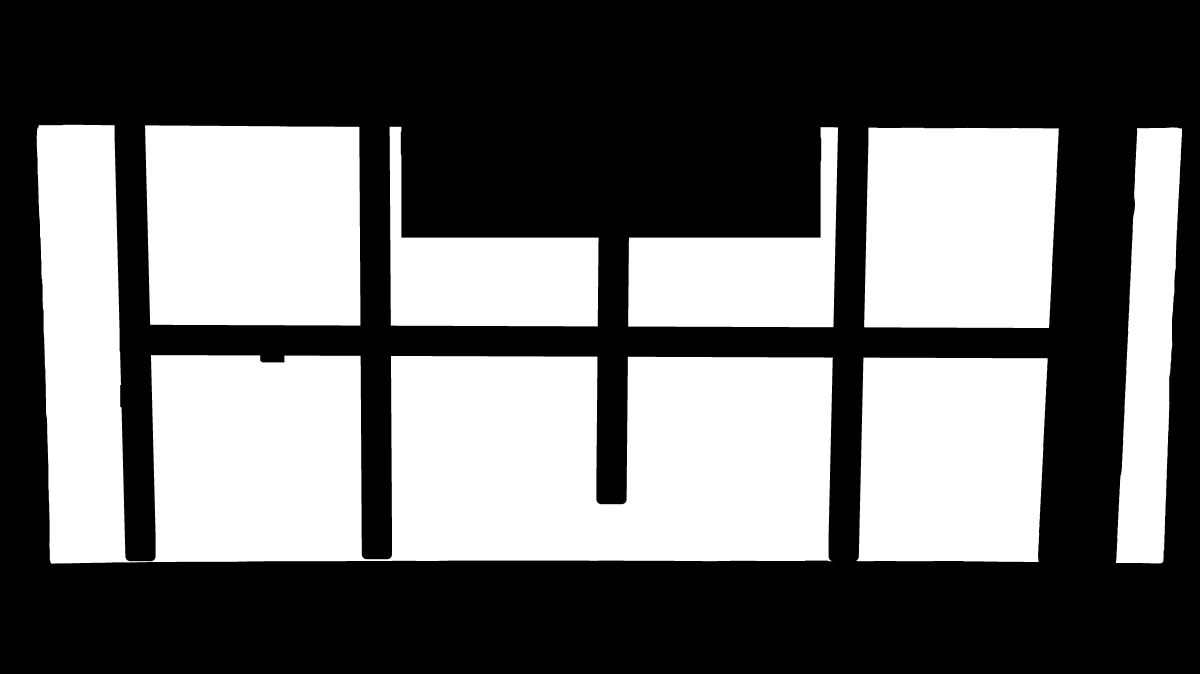
#> input picture 2_4_image_processing/masks/06_generated_mask_fat_plus.jpg, 6000 x 3368 px, found by its file name (shown at 1/5 size)
$ jupyter execute --allow-errors compareFPFN.ipynb
#> lines starting #> are read from the running program, lines starting #| are printed output that depends on the picture
### image_processing/modules_segmentation.py
import cv2
import numpy as np
import matplotlib.pyplot as plt
import os
import math

# function for visual feedback
# not necessary for processing

# [67 lines left out: functions show, draw_corners, draw_bounding_boxes, yolo_labels_to_rectangles, check_h_line, not called in this run]

    #functions for aligning empty image with grid and image with objects to cancel out the grid

def create_binary_mask(image):
    '''
    binary masking with manual set threshold (yellow)
    '''
    lower_yellow = np.array([20, 100, 100])
    upper_yellow = np.array([30, 255, 255])
    hsv = cv2.cvtColor(image, cv2.COLOR_BGR2HSV)
    mask = cv2.inRange(hsv, lower_yellow, upper_yellow)
    return mask


def find_contour(image):
    '''
    find the largest contour, which is the YST
    '''
    mask = create_binary_mask(image)
    contours, _ = cv2.findContours(mask, cv2.RETR_EXTERNAL, cv2.CHAIN_APPROX_SIMPLE)
    return max(contours, key=cv2.contourArea)

# [299 lines left out: functions is_upside_orientated, find_corners, order_corners, grow_mask, get_midpoint, get_h_mid and 8 more, not called in this run]

### development/compareFPFN.ipynb
[cell 1]
import json
import cv2
import os
import matplotlib.pyplot as plt
import numpy as np
import sys
from collections import defaultdict
sys.path.append("/user/christoph.wald/u15287/insect_pest_detection/modules")
from modules_segmentation import *

[cell 2]
# function to compute if a box is covered by the mask (with a threshold)

# [28 lines left out: function compute_mask_coverage, not called in this run]

#function to adapt the mask to an inidivual image

def get_mask(image_file):
    image_folder = "/user/christoph.wald/u15287/big-scratch/02_splitted_data/train_labeled/split/images/val"
    #Load image file
    print(f"Loading {image_file}")
    image = cv2.imread(os.path.join(image_folder, image_file))

    #find YST contour of image
    imageYST = find_contour(image)

    #save cropped image
    x, y, w, h = cv2.boundingRect(imageYST)


    #find corners if possible, if not skip the image
    imagecorners = find_corners(image, imageYST)
    if len(imagecorners) == 0:
        print(f"No YST found for {image_file}")
        return None

    #find transformation
    H, _ = cv2.findHomography(gridcorners, imagecorners, cv2.RANSAC)

    #first transformation:
    mask = cv2.warpPerspective(processed_mask, H, (image.shape[1], image.shape[0]))

    #transform midline of mask as above
    h_line_pts = mask_h_line.reshape(-1,1,2)
    h_line_pts_warped = cv2.perspectiveTransform(h_line_pts, H)
    x1w, y1w, x2w, y2w = h_line_pts_warped.reshape(-1).astype(np.int32)
    mask_h = (x1w, y1w, x2w, y2w)

    #second transformation: correct vertical misalignment
    image_h = get_h_mid(create_binary_mask(image))
    dy = get_midpoint(image_h)- get_midpoint(mask_h)
    print (dy)
    if abs(dy) > 500:
        print(f"Skipped vertical alignment, wrong horizontal line with offset {dy}")
    else:
        H, W = mask.shape[:2]
        M = np.float32([[1, 0, 0], [0, 1, dy]])  # translation matrix
        mask= cv2.warpAffine(mask, M, (W, H), borderValue=255)  # white background
    return mask[y:y+h, x:x+w]

[cell 3]
model_number = 14

# load the results of a training

with open(f"/user/christoph.wald/u15287/insect_pest_detection/2_5_self_training/metrics/train{model_number}_val_set/results.json", "r") as f:
#> (reads 2_5_self_training/results.json from the repository)
    data = json.load(f)

'''
#boxes in xyxy-format
print(data[0]["filename"])
box = data[0]["false_negatives"]["boxes"][1]
box
'''

#set image folder and load the mask
image_folder = "/user/christoph.wald/u15287/big-scratch/02_splitted_data/train_labeled/split/images/val"
label_folder = "/user/christoph.wald/u15287/big-scratch/02_splitted_data/train_labeled/split/labels/val"
image_files = os.listdir(image_folder)

processed_mask = cv2.imread(
    "/user/christoph.wald/u15287/insect_pest_detection/2_4_image_processing/masks/06_generated_mask_fat_plus.jpg",
    cv2.IMREAD_GRAYSCALE
)
#> processed_mask is the input picture: shape (3368, 6000); min 0, max 255, mean 106.3

gridcorners = np.load("/user/christoph.wald/u15287/insect_pest_detection/2_4_image_processing/masks/gridcorners.npy")
#> (reads 2_4_image_processing/masks/gridcorners.npy from the repository)
mask_h_line = np.load("/user/christoph.wald/u15287/insect_pest_detection/2_4_image_processing/masks/mask_h_line.npy")
#> (reads 2_4_image_processing/masks/mask_h_line.npy from the repository)

[cell 4]
#per class results

# Initialize per-class counters
stats = defaultdict(lambda: {"true": 0, "false": 0, "unchecked": 0})

#> (the rest of this cell did not finish here and is left out)


    if mask is None:
        stats[cls]["unchecked"] += len(r)
        continue
    '''
    if f in files_rotated:
        print(f"Rotate mask for {f}")
        mask = cv2.rotate(mask, cv2.ROTATE_180)
    '''

    overlaps = compute_mask_coverage(mask, r)

    stats[cls]["true"] += sum(1 for _, _, val in overlaps if val)
    stats[cls]["false"] += sum(1 for _, _, val in overlaps if not val)

# Print per-class results
for cls, counts in stats.items():
    print(f"\nClass: {cls}")
    print(f"  True:      {counts['true']}")
    print(f"  False:     {counts['false']}")
    print(f"  Unchecked: {counts['unchecked']}")

# Optional: total summary
total_true = sum(c["true"] for c in stats.values())
total_false = sum(c["false"] for c in stats.values())
total_unchecked = sum(c["unchecked"] for c in stats.values())

print("\nOverall totals:")
print(f"  True:      {total_true}")
print(f"  False:     {total_false}")
print(f"  Unchecked: {total_unchecked}")

[cell 5]
stats

#> (a cell that did not finish here is left out)

[cell 7]
# [19 lines left out: function add_row_fn, not called in this run]

[cell 8]
#per class results
image_folder = "/user/christoph.wald/u15287/big-scratch/02_splitted_data/train_labeled/SSL/02_images_rotated"

# Initialize per-class counters
stats = defaultdict(lambda: {"true": 0, "false": 0, "unchecked": 0})

#> (the rest of this cell did not finish here and is left out)


    if mask is None:
        stats[cls]["unchecked"] += len(r)
        continue

    if f in files_rotated:
        print(f"Rotate mask for {f}")
        mask = cv2.rotate(mask, cv2.ROTATE_180)

    overlaps = compute_mask_coverage(mask, r, threshold = 1.0)

    stats[cls]["true"] += sum(1 for _, _, val in overlaps if val)
    stats[cls]["false"] += sum(1 for _, _, val in overlaps if not val)

# Print per-class results
for cls, counts in stats.items():
    print(f"\nClass: {cls}")
    print(f"  True:      {counts['true']}")
    print(f"  False:     {counts['false']}")
    print(f"  Unchecked: {counts['unchecked']}")

# Optional: total summary
total_true = sum(c["true"] for c in stats.values())
total_false = sum(c["false"] for c in stats.values())
total_unchecked = sum(c["unchecked"] for c in stats.values())

print("\nOverall totals:")
print(f"  True:      {total_true}")
print(f"  False:     {total_false}")
print(f"  Unchecked: {total_unchecked}")

[cell 9]
stats

[cell 10]
# [19 lines left out: function add_row_fp, not called in this run]

#subtract the false negatives correlated to masking
#> (the rest of this cell did not finish here and is left out)

### for individual images

[cell 11]
#get the mask for an image and rotate it back if original image was rotated
f = data[0]["filename"]
#> (the rest of this cell did not finish here and is left out)

if f in files_rotated:
    print("Rotate mask")
    mask = cv2.rotate(mask, cv2.ROTATE_180)
rgb_image = cv2.cvtColor(mask, cv2.COLOR_BGR2RGB)
plt.imshow(rgb_image)
plt.axis("off")
plt.show()

[cell 12]
#compute which rectangles are overlapping with the mask
r = data[1]["false_negatives"]["boxes"]
#> (the rest of this cell did not finish here and is left out)

[cell 13]
#plot rectangles on image
#green: on mask, red: not (remains false negative)
image_folder = "/user/christoph.wald/u15287/big-scratch/02_splitted_data/train_labeled/split/images/val"
img_copy = cv2.imread(os.path.join(image_folder, f))
#> (the rest of this cell did not finish here and is left out)

[cell 14]
#same for masked image
image_folder = "/user/christoph.wald/u15287/big-scratch/02_splitted_data/train_labeled/split/images/val"
img_copy = cv2.imread(os.path.join(image_folder, f))
#> (the rest of this cell did not finish here and is left out)

[cell 15]
#get the mask for an image and rotate it back if original image was rotated
image_folder = "/user/christoph.wald/u15287/big-scratch/02_splitted_data/test_set/SSL/02_images_rotated"
i = 10
f = data[i]["filename"]
#> (the rest of this cell did not finish here and is left out)

if f in files_rotated:
    print("Rotate mask")
    mask = cv2.rotate(mask, cv2.ROTATE_180)
rgb_image = cv2.cvtColor(mask, cv2.COLOR_BGR2RGB)
plt.imshow(rgb_image)
plt.axis("off")
plt.show()
#compute which rectangles are overlapping with the mask
r = data[i]["false_positives"]["boxes"]
overlaps = compute_mask_coverage(mask, r, threshold = 1.0)
#plot rectangles on image
#green: on mask, red: not (remains false negative)
image_folder = "/user/christoph.wald/u15287/big-scratch/02_splitted_data/test_set/images"
img_copy = cv2.imread(os.path.join(image_folder, f))
for i, box in enumerate(r):
    x1,y1,x2,y2 = map (int, box)
    if overlaps[i][2]:
        cv2.rectangle(img_copy, (x1, y1), (x2,y2), color=(0, 255, 0), thickness=2)
    else:
        cv2.rectangle(img_copy, (x1, y1), (x2,y2), color=(0, 0, 255), thickness=2)

img_rgb = cv2.cvtColor(img_copy, cv2.COLOR_BGR2RGB)
plt.imshow(img_rgb)
plt.axis("off")
plt.show()
#same for masked image
image_folder = "/user/christoph.wald/u15287/big-scratch/02_splitted_data/test_set/SSL/03_images_masked"
img_copy = cv2.imread(os.path.join(image_folder, f))
if f in files_rotated:
    img_copy = cv2.rotate(img_copy, cv2.ROTATE_180)

for i, box in enumerate(r):
    x1,y1,x2,y2 = map (int, box)
    if overlaps[i][2]:
        cv2.rectangle(img_copy, (x1, y1), (x2,y2), color=(0, 255, 0), thickness=5)
    else:
        cv2.rectangle(img_copy, (x1, y1), (x2,y2), color=(0, 0, 255), thickness=5)

cv2.imwrite("false_positives_on_mask.jpg",img_copy)
img_rgb = cv2.cvtColor(img_copy, cv2.COLOR_BGR2RGB)
plt.imshow(img_rgb)
plt.axis("off")
plt.show()
print(overlaps)

### Finding Saturation difference in TRIAVA TP/FN

[cell 16]
# [30 lines left out: functions mean_hsv_otsu, mean_hsv_box, not called in this run]

[cell 17]
f = "TRIAVA_0058.jpg"
f = "TRIAVA_0345.jpg"
for item in data:
    if item["filename"] == f:
        result = item
        break
item

[cell 18]
fn = item["false_negatives"]["boxes"]
tp = item["true_positives"]["boxes"]
fn

[cell 19]
import cv2
import numpy as np

def mean_hsv_box(box, img):
    """Compute mean (H, S, V) inside a bounding box."""
    x1, y1, x2, y2 = map(int, box)
    roi = img[y1:y2, x1:x2]

    if roi.size == 0:
        return (np.nan, np.nan, np.nan)

    hsv = cv2.cvtColor(roi, cv2.COLOR_BGR2HSV)

    mean_h = float(np.mean(hsv[:, :, 0]))
    mean_s = float(np.mean(hsv[:, :, 1]))
    mean_v = float(np.mean(hsv[:, :, 2]))

    return (mean_h, mean_s, mean_v)


img = cv2.imread(os.path.join(
        #"/user/christoph.wald/u15287/big-scratch/02_splitted_data/test_set/images", f
        "/user/christoph.wald/u15287/big-scratch/02_splitted_data/train_labeled/split/images/val", f
    ))
#> (the rest of this cell did not finish here and is left out)

[cell 20]
import matplotlib.pyplot as plt
import numpy as np
import seaborn as sns

# fn_hsv and tp_hsv should be lists of (H, S, V) tuples
#> (the rest of this cell did not finish here and is left out)

[cell 21]
tp_s_means = []
tp_v_means = []
tp_h_means = []
fn_s_means = []
fn_v_means = []
fn_h_means = []

#> (the rest of this cell did not finish here and is left out)

[cell 22]
import matplotlib.pyplot as plt
import seaborn as sns
import numpy as np

# Convert to numpy arrays and remove NaNs (if any)
tp_h = np.array(tp_h_means)
#> tp_h = empty array
tp_s = np.array(tp_s_means)
tp_v = np.array(tp_v_means)
fn_h = np.array(fn_h_means)
fn_s = np.array(fn_s_means)
fn_v = np.array(fn_v_means)

# Remove NaN entries
tp_mask = ~np.isnan(tp_h) & ~np.isnan(tp_s) & ~np.isnan(tp_v)
#> tp_mask = empty array
fn_mask = ~np.isnan(fn_h) & ~np.isnan(fn_s) & ~np.isnan(fn_v)

tp_h, tp_s, tp_v = tp_h[tp_mask], tp_s[tp_mask], tp_v[tp_mask]
#> tp_s = empty array; tp_v = empty array
fn_h, fn_s, fn_v = fn_h[fn_mask], fn_s[fn_mask], fn_v[fn_mask]

# --- HISTOGRAM COMPARISON FOR EACH HSV CHANNEL ---
fig, axes = plt.subplots(1, 3, figsize=(15, 4))

axes[0].hist(fn_h, bins=30, alpha=0.6, label="False Negatives", density=True)
axes[0].hist(tp_h, bins=30, alpha=0.6, label="True Positives", density=True)
axes[0].set_title("Hue (H)")
axes[0].set_xlabel("Hue (0–179)")
axes[0].legend()
axes[0].grid(True, alpha=0.3)

axes[1].hist(fn_s, bins=30, alpha=0.6, label="False Negatives", density=True)
axes[1].hist(tp_s, bins=30, alpha=0.6, label="True Positives", density=True)
axes[1].set_title("Saturation (S)")
axes[1].set_xlabel("Saturation")
axes[1].legend()
axes[1].grid(True, alpha=0.3)

axes[2].hist(fn_v, bins=30, alpha=0.6, label="False Negatives", density=True)
axes[2].hist(tp_v, bins=30, alpha=0.6, label="True Positives", density=True)
axes[2].set_title("Brightness (V)")
axes[2].set_xlabel("Value")
axes[2].legend()
axes[2].grid(True, alpha=0.3)

plt.suptitle("Distribution of Mean HSV Values (TP vs FN)", fontsize=14)
plt.tight_layout()
plt.show()
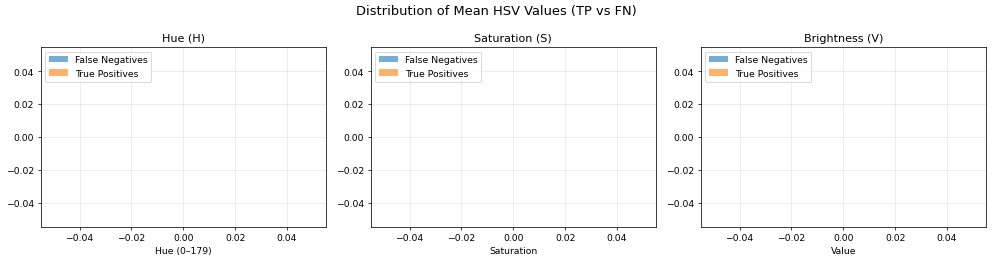
#> figure drawn by matplotlib, 3 panels

# --- OPTIONAL: SMOOTH KDE CURVES (Nicer Overlay) ---
fig, axes = plt.subplots(1, 3, figsize=(15, 4))

sns.kdeplot(fn_h, label="FN", fill=True, ax=axes[0])
sns.kdeplot(tp_h, label="TP", fill=True, ax=axes[0])
axes[0].set_title("Hue (H)")
axes[0].set_xlabel("Hue (0–179)")

sns.kdeplot(fn_s, label="FN", fill=True, ax=axes[1])
sns.kdeplot(tp_s, label="TP", fill=True, ax=axes[1])
axes[1].set_title("Saturation (S)")
axes[1].set_xlabel("Saturation")

sns.kdeplot(fn_v, label="FN", fill=True, ax=axes[2])
sns.kdeplot(tp_v, label="TP", fill=True, ax=axes[2])
axes[2].set_title("Brightness (V)")
axes[2].set_xlabel("Value")

for ax in axes:
    ax.legend()
    ax.grid(True, alpha=0.3)

plt.suptitle("KDE Distribution of Mean HSV Values (TP vs FN)", fontsize=14)
plt.tight_layout()
plt.show()

# --- SCATTER PLOTS TO SEE RELATIONSHIPS ---
plt.figure(figsize=(6,6))
plt.scatter(tp_s, tp_v, alpha=0.4, label='True Positives', s=30)
plt.scatter(fn_s, fn_v, alpha=0.4, label='False Negatives', s=30)
plt.xlabel("Saturation (S)")
plt.ylabel("Brightness (V)")
plt.title("Saturation vs Brightness (V)")
plt.legend()
plt.grid(True, alpha=0.3)
plt.tight_layout()
plt.show()
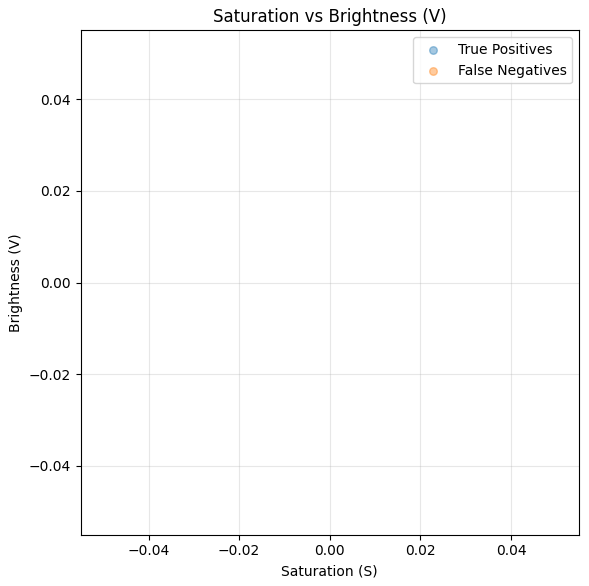
#> figure drawn by matplotlib, 1 panel

# Optional: Hue vs Value or Hue vs Saturation
plt.figure(figsize=(6,6))
plt.scatter(tp_h, tp_v, alpha=0.4, label='TP', s=30)
plt.scatter(fn_h, fn_v, alpha=0.4, label='FN', s=30)
plt.xlabel("Hue (H)")
plt.ylabel("Brightness (V)")
plt.title("Hue vs Brightness (V)")
plt.legend()
plt.grid(True, alpha=0.3)
plt.tight_layout()
plt.show()

[cell 23]
print("Mean Saturation (FN):", np.mean(fn_s_means))
print("Mean Value (FN):", np.mean(fn_v_means))
print("Mean Hue (FN):", np.mean(fn_h_means))
print("Mean Saturation (TP):", np.mean(tp_s_means))
print("Mean Value (TP):", np.mean(tp_v_means))
print("Mean Hue (TP):", np.mean(tp_h_means))

[cell 24]
def summarize_channel(name, tp_vals, fn_vals):
    tp_vals, fn_vals = np.array(tp_vals), np.array(fn_vals)
    tp_mean, fn_mean = np.nanmean(tp_vals), np.nanmean(fn_vals)
    tp_std, fn_std = np.nanstd(tp_vals), np.nanstd(fn_vals)
    print(f"{name}:")
    print(f"  TP mean = {tp_mean:.2f}, std = {tp_std:.2f}")
    print(f"  FN mean = {fn_mean:.2f}, std = {fn_std:.2f}")
    print(f"  Δmean (FN–TP) = {fn_mean - tp_mean:.2f}")
    print(f"  Δstd  (FN–TP) = {fn_std - tp_std:.2f}")
    print()

summarize_channel("Hue", tp_h_means, fn_h_means)
summarize_channel("Saturation", tp_s_means, fn_s_means)
summarize_channel("Value", tp_v_means, fn_v_means)
